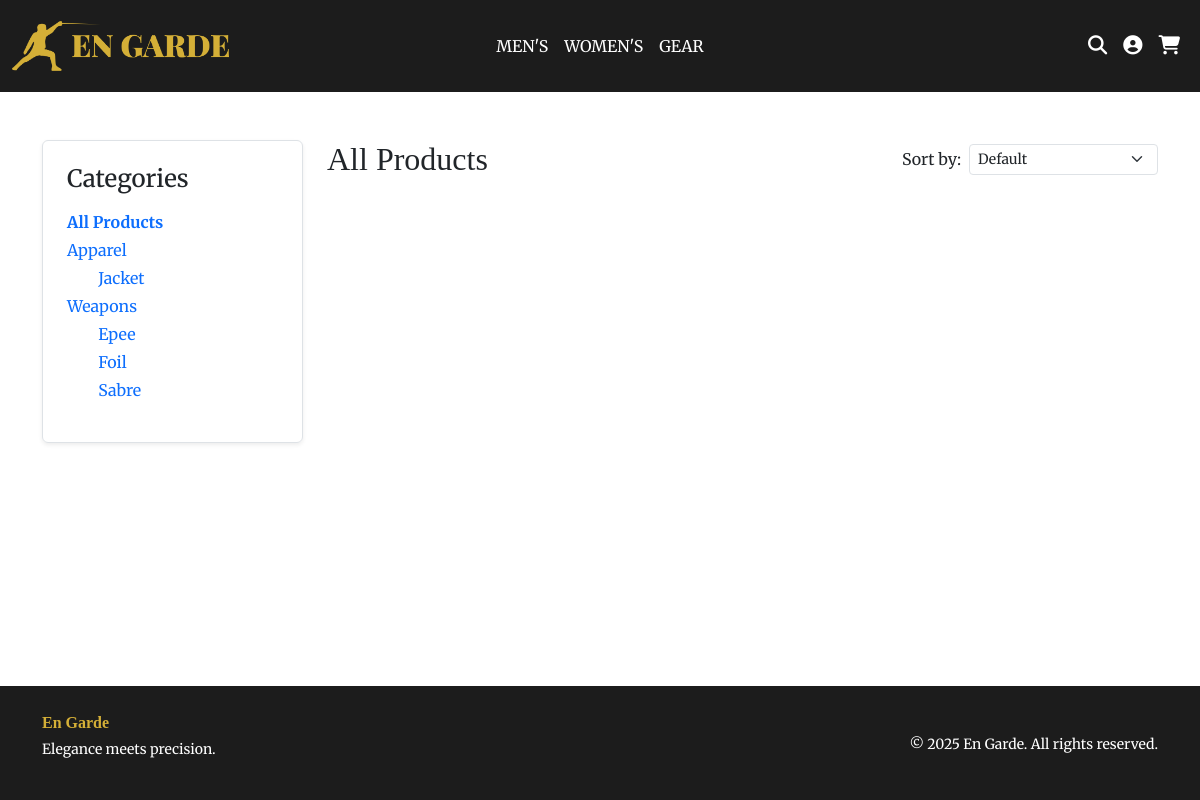
/products, run on an earlier commit of the app's database.
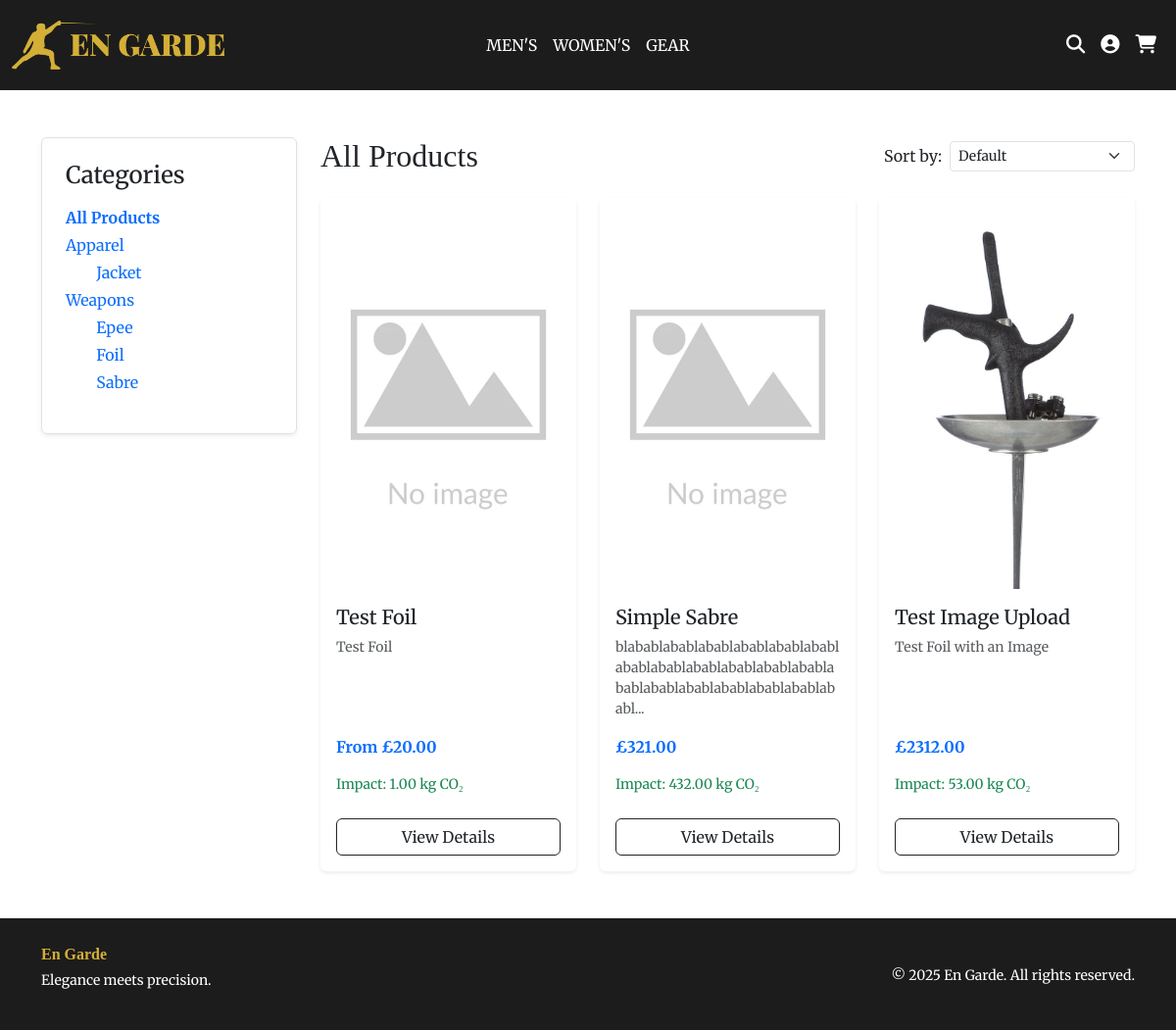
And on a later commit of the database.
### website/models.py (models this page shows)
class Category(db.Model):
    __tablename__ = 'categories'
    id = db.Column(db.Integer, primary_key=True)
    parent_id = db.Column(db.Integer, db.ForeignKey('categories.id'), nullable=True)
    name = db.Column(db.String(100), unique=True, nullable=False)
    slug = db.Column(db.String(100), unique=True, nullable=False)
    parent = db.relationship('Category', backref='children', remote_side=[id] )
    products = db.relationship('Product', backref='category', lazy=True)

class Product(db.Model):
    __tablename__ = 'products'
    id = db.Column(db.Integer, primary_key=True)
    category_id = db.Column(db.Integer, db.ForeignKey('categories.id'))
    name = db.Column(db.String(255), nullable=False)
    description = db.Column(db.Text)
    price = db.Column(db.Float, nullable=True)
    sku = db.Column(db.String(50), unique=True, nullable=True)
    environmental_impact = db.Column(db.Float, nullable=True)
    stock = db.Column(db.Integer, nullable=True)
    image_filename = db.Column(db.String(255))
    is_variant_parent = db.Column(db.Boolean, default=False)
    options = db.relationship(
        'VariantOption', backref='product', cascade="all, delete")
    variants = db.relationship(
        'ProductVariant', backref='product', cascade="all, delete")

class ProductVariant(db.Model):
    __tablename__ = 'product_variants'
    id = db.Column(db.Integer, primary_key=True)
    product_id = db.Column(db.Integer, db.ForeignKey(
        'products.id'), nullable=False)
    sku = db.Column(db.String(50), unique=True)
    price = db.Column(db.Float, nullable=False)
    environmental_impact = db.Column(db.Float, nullable=True)
    stock = db.Column(db.Integer, default=0)
    values = db.relationship(
        'VariantValue', secondary='variant_combinations', backref='variants', lazy='joined', overlaps="combinations")

### website/views.py (the view)
@views.route('/products')
def products():
    cat_id = request.args.get('cat_id', type=int)
    search_query = request.args.get('search', '').strip()
    sort = request.args.get('sort', 'default')
    selected_category = None
    query = Product.query
    if cat_id:
        cat_ids = get_all_descendants(cat_id)
        selected_category = Category.query.get(cat_id)
        query = Product.query.filter(Product.category_id.in_(cat_ids))
    elif search_query:
        query = query.filter(Product.name.ilike(f"%{search_query}%"))
    else:
        query = Product.query
    products = query.all()
    if sort == 'price_asc':
        products.sort(key=effective_price)
    elif sort == 'price_desc':
        products.sort(key=lambda p: -effective_price(p))
    elif sort == 'impact_asc':
        products.sort(key=effective_impact)
    elif sort == 'impact_desc':
        products.sort(key=lambda p: -effective_impact(p))
    elif sort == 'name_asc':
        products.sort(key=lambda p: p.name.lower())
    category_tree = build_category_tree(parent_id=None)
    return render_template(
        'products.html',
        products=products,
        category_tree=category_tree,
        cat_id=cat_id,
        sort=sort,
        selected_category=selected_category,
        search_query=search_query
    )

### website/views.py (called while the page is built)
def build_category_tree(parent_id=None):
    categories = Category.query.filter_by(
        parent_id=parent_id).order_by(Category.name).all()
    tree = []
    for cat in categories:
        node = {
            'category': cat,
            'children': build_category_tree(cat.id)
        }
        tree.append(node)
    return tree

### website/templates/products.html (shortened to what this page needs)
{% extends 'base.html' %}
{% macro loop_categories(node, level, cat_id) %}
  <li class="mb-1">
    <a href="{{ url_for('views.products', cat_id=node.category.id) }}"
       class="text-decoration-none {% if node.category.id == cat_id %}fw-bold text-primary{% endif %}">
      {{ node.category.name }}
    </a>
  </li>
  {% if node.children %}
    <ul class="list-unstyled ms-3">
      {% for child in node.children %}
        {{ loop_categories(child, level + 1, cat_id) }}
      {% endfor %}
    </ul>
  {% endif %}
{% endmacro %}
{% block content %}
  <div class="container py-5">
    <div class="row">
      <div class="col-md-3 mb-4">
        <div class="p-4 border rounded shadow-sm">
          <h4 class="mb-3">Categories</h4>
          <ul class="list-unstyled">
            <li class="mb-1">
              <a href="{{ url_for('views.products') }}" class="text-decoration-none {{ 'fw-bold' if not cat_id else '' }}">
                All Products
              </a>
            </li>
            {% for node in category_tree %}
              {{ loop_categories(node, 0, cat_id) }}
            {% endfor %}
          </ul>
        </div>
      </div>
      <div class="col-md-9">
        <div class="d-flex justify-content-between align-items-center mb-4">
          <h2 class="mb-0">
            {% if selected_category %}
              {{ selected_category.name }}
            {% else %}
              All Products
            {% endif %}
          </h2>
          <form method="GET" class="d-flex align-items-center">
            <label for="sort" class="me-2 mb-0">Sort by:</label>
            <select id="sort" name="sort" class="form-select form-select-sm w-auto" onchange="this.form.submit()">
              <option value="default" {% if sort == 'default' %}selected{% endif %}>Default</option>
            </select>
          </form>
        </div>
        <div class="row g-4">
          {% for product in products %}
            <div class="col-md-4">
              <div class="card h-100 shadow-sm border-0">
                {% if product.image_filename %}
                  <img src="{{ url_for('static', filename='images/products/' + product.image_filename) }}" class="card-img-top" alt="{{ product.name }}" />
                {% else %}
                  <img src="{{ url_for('static', filename='images/products/default-product.webp') }}" class="card-img-top" alt="No image available" />
                {% endif %}
                <div class="card-body d-flex flex-column">
                  <h5 class="card-title">{{ product.name }}</h5>
                  <p class="card-text small text-muted">{{ product.description|truncate(100) }}</p>
                  {% if product.is_variant_parent %}
                    {% set cheapest_variant = product.variants|sort(attribute='price')|first %}
                    {% set lowest_impact = product.variants|sort(attribute='environmental_impact')|first %}
                    {% if cheapest_variant %}
                      <p class="mt-auto fw-bold text-primary">From £{{ '%.2f'|format(cheapest_variant.price) }}</p>
                    {% endif %}
                    {% if lowest_impact %}
                      <p class="text-success small">Impact: {{ '%.2f'|format(lowest_impact.environmental_impact) }} kg CO₂</p>
                    {% endif %}
                  {% else %}
                    <p class="mt-auto fw-bold text-primary">£{{ '%.2f'|format(product.price) }}</p>
                    {% if product.environmental_impact %}
                      <p class="text-success small">Impact: {{ '%.2f'|format(product.environmental_impact) }} kg CO₂</p>
                    {% endif %}
                  {% endif %}
                  <a href="{{ url_for('views.product_detail', product_id=product.id) }}" class="btn btn-outline-dark mt-2">View Details</a>
                </div>
              </div>
            </div>
          {% endfor %}
        </div>
      </div>
    </div>
  </div>
{% endblock %}

### website/templates/base.html (shortened to what this page needs)
{% import '_macros.html' as macros %}
<!DOCTYPE html>
<html>
  <head>
    <link href="https://cdn.jsdelivr.net/npm/bootstrap@5.3.3/dist/css/bootstrap.min.css" rel="stylesheet" />
    <link rel="stylesheet" href="https://cdn.jsdelivr.net/npm/glider-js@1/glider.min.css" />
    <link rel="stylesheet" href="{{ url_for('static', filename='css/styles.css') }}" />
  </head>
  <body class="d-flex flex-column min-vh-100">
    {% include 'partials/navbar.html' %}
    <main class="flex-fill">
    {% block content %}
    {% endblock %}
    </main>
    {% include 'partials/footer.html' %}
  </body>
</html>

### website/templates/partials/navbar.html (shortened to what this page needs)
<nav class="navbar navbar-expand-lg navbar-dark py-3">
  <div class="container-fluid position-relative">
    <a class="navbar-brand" href="{{ url_for('views.home') }}"><img src="{{ url_for('static', filename='images/logo.png') }}" alt="Brand" height="50" /></a>
    <ul class="navbar-nav position-absolute top-50 start-50 translate-middle">
      <li class="nav-item">
        <a class="nav-link" href="#">MEN'S</a>
      </li>
      <li class="nav-item">
        <a class="nav-link" href="#">WOMEN'S</a>
      </li>
      <li class="nav-item">
        <a class="nav-link" href="#">GEAR</a>
      </li>
    </ul>
    <div class="d-flex align-items-center ms-auto gap-2">
      <div class="search-wrapper d-flex align-items-center position-relative">
        <a id="search-toggle" class="nav-link px-2" href="#" title="Search">
          <i class="fa fa-search"></i>
        </a>
      </div>
      </div>
      {% if current_user.is_authenticated %}
        <a href="{{ url_for('auth.logout') }}" class="nav-link px-2" title="Logout"><i class="fa-solid fa-door-open"></i></a>
        <a href="{{ url_for('views.order_history') }}" class="nav-link px-2" title="My Orders"><i class="fa-solid fa-box-archive"></i></a>
      {% else %}
        <a href="{{ url_for('auth.login') }}" class="nav-link px-2" title="Login"><i class="fa-solid fa-circle-user"></i></a>
      {% endif %}
      <a href="{{ url_for('views.view_cart') }}" class="nav-link px-2"><i class="fa-solid fa-cart-shopping"></i></a>
    </div>
</nav>

### website/templates/partials/footer.html
<footer class="py-4">
    <div class="container">
      <div class="row align-items-center text-center text-md-start">
        <div class="col-md-6 mb-3 mb-md-0">
          <a href="{{ url_for('views.home') }}" class="brand-name">En Garde</a>
          <p class="small mt-1">Elegance meets precision.</p>
        </div>
        <div class="col-md-6 text-md-end">
          <small>&copy; 2025 En Garde. All rights reserved.</small>
        </div>
      </div>
    </div>
  </footer>

### website/static/css/styles.css (style rules this page uses)
:root { --fencing-gold: #D4AF37; --fencing-dark: #1C1C1C; --gold-weak: #cd7f32; --gold-moderate: #D4AF37; --gold-strong: #ffdf00; }
body { font-family: 'Merriweather', serif; margin-bottom: 0; }
h1, h2, h3 { font-family: 'Playfair Display', serif; }
html, body { height: 100%; margin: 0; padding: 0; overflow-x: hidden; }
.navbar { background-color: var(--fencing-dark); position: relative; }
.navbar-nav .nav-link { color: white; transition: color 0.5s ease; }
.navbar .nav-link i { font-size: 1.2rem; color: white; transition: color 0.3s ease; }
footer { background-color: var(--fencing-dark); color: white; margin-bottom: 0; margin-top: auto; }
footer .navbar-brand, footer .brand-name { color: var(--fencing-gold); font-family: 'Cinzel', serif; font-weight: bold; text-decoration: none; }
footer a { color: white; text-decoration: none; transition: color 0.3s ease; }
.card-img-top { height: 400px; object-fit: cover; object-position: center; border-bottom: 1px solid rgba(255, 255, 255, 0.1); }

What changed in the data, as far as the page shows it:
added Product: name "Test Foil", description "Test Foil"
added ProductVariant: price "20.00", environmental_impact "1.00"
added Product: name "Simple Sabre", description "blabablabablabablabablabablabablabablabablabablabablabablabablabablabablabablabablabablabablababl...", price "321.00", environmental_impact "432.00"
added Product: image_filename (picture), name "Test Image Upload", description "Test Foil with an Image", price "2312.00", environmental_impact "53.00"
